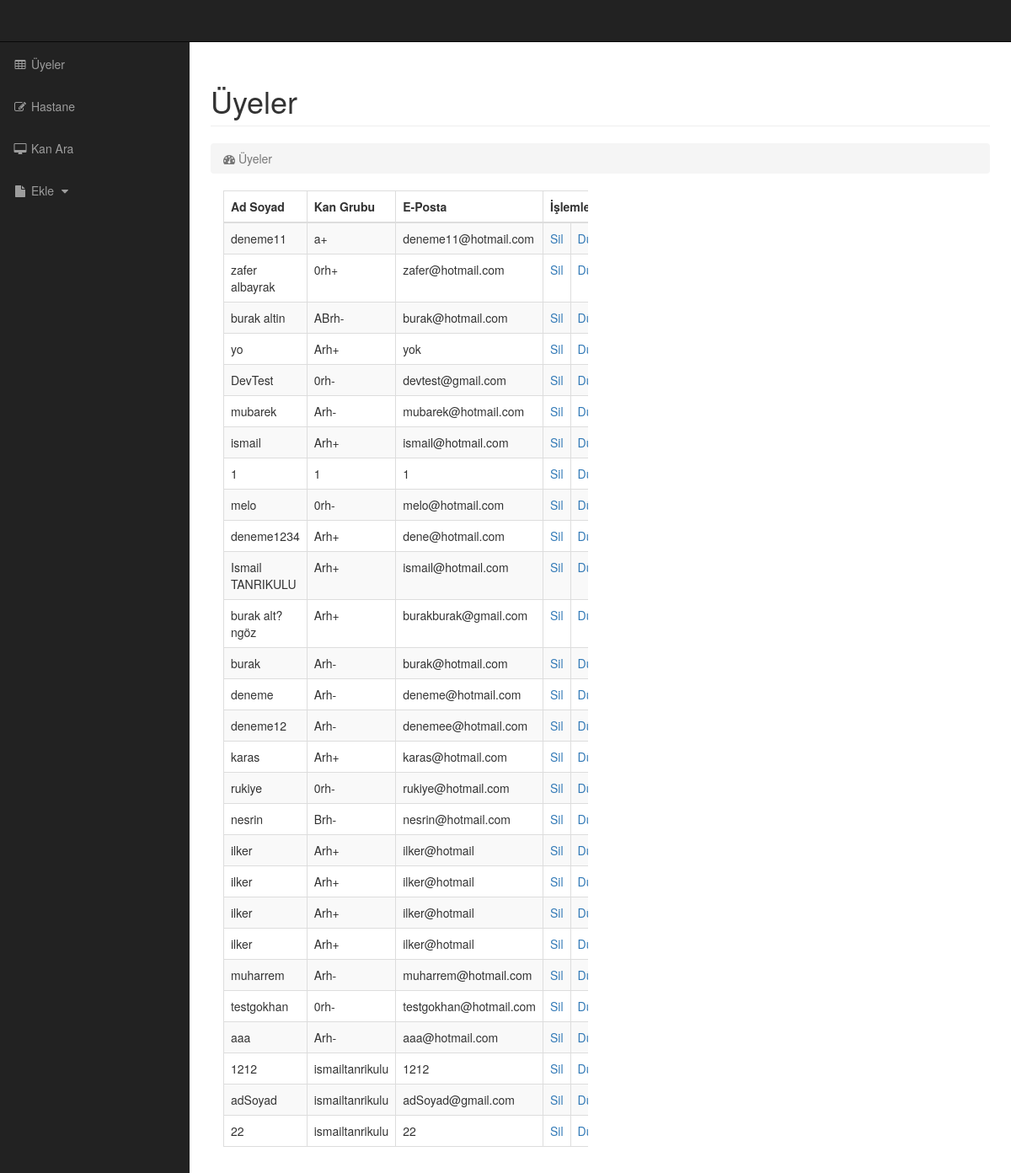
Screenshot of /Kodlar/Site/admin/uyeler.php with the database file from the repository.
### tables this page shows
CREATE TABLE `kullanici` (
  `Id` int(11) NOT NULL,
  `tel` varchar(255) DEFAULT NULL,
  `sehir` varchar(255) DEFAULT NULL,
  `kullanici` varchar(255) DEFAULT NULL,
  `adsoy` varchar(255) DEFAULT NULL,
  `sifre` varchar(255) DEFAULT NULL,
  `yetki` varchar(255) DEFAULT NULL,
  `durum` varchar(255) DEFAULT NULL,
  `adres` varchar(255) DEFAULT NULL,
  `email` varchar(255) DEFAULT NULL,
  `kan` varchar(255) DEFAULT NULL,
  `kullaniciadi` varchar(255) DEFAULT NULL
);

### Kodlar/Site/admin/uyeler.php (the view, shortened to what this page needs)
<!DOCTYPE html>
<html>
<head>
    <link href="css/bootstrap.min.css" rel="stylesheet">
    <link href="css/sb-admin.css" rel="stylesheet">
    <link href="css/plugins/morris.css" rel="stylesheet">
    <link href="font-awesome/css/font-awesome.min.css" rel="stylesheet" type="text/css">
</head>
<body>
    <div id="wrapper">
        <nav class="navbar navbar-inverse navbar-fixed-top" role="navigation">
            <div class="collapse navbar-collapse navbar-ex1-collapse">
                <ul class="nav navbar-nav side-nav">
                    <li>
                        <a href="uyeler.php"><i class="fa fa-fw fa-table"></i> Üyeler</a>
                    </li>
                    <li>
                        <a href="hastane.php"><i class="fa fa-fw fa-edit"></i> Hastane</a>
                    </li>
                    <li>
                        <a href="kan_ara.php"><i class="fa fa-fw fa-desktop"></i> Kan Ara</a>
                    </li>
					<li>
                        <a href="javascript:;" data-toggle="collapse" data-target="#demo"><i class="fa fa-fw fa-file"></i> Ekle <i class="fa fa-fw fa-caret-down"></i></a>
            </div>
        </nav>
        <div id="page-wrapper">
            <div class="container-fluid">
                <div class="row">
                    <div class="col-lg-12">
                        <h1 class="page-header">
                            Üyeler
                        </h1>
                        <ol class="breadcrumb">
                            <li class="active">
                                <i class="fa fa-dashboard"></i> Üyeler
                            </li>
                        </ol>
                    </div>
                </div>
				<div class="col-lg-6">
                        <div class="table-responsive">
                            <table class="table table-bordered table-hover table-striped">
                                <thead>
                                    <tr>
                                        <th>Ad Soyad</th>
                                        <th>Kan Grubu</th>
                                        <th>E-Posta</th>
										<th colspan="2">İşlemler</th>
                                    </tr>
                                </thead>
                                <tbody>
                                    <?php
    $sonuc=mysql_query("select * from kullanici");
	while($kayit=mysql_fetch_array($sonuc)){
    echo "<tr>";
    echo "<td>".$kayit['adsoy']."</td>";
    echo "<td>".$kayit['kan']."</td>";
    echo "<td>".$kayit['email']."</td>";
	echo "<td><a href='uye_sil.php?id=".$kayit['ID']."'>Sil</a></td>";
    echo "<td><a href='uye_duzenle.php'>Düzenle</a></td>";
	echo "</tr>";
	}
	?>
                                </tbody>
                            </table>
                        </div>
                    </div>
                </div>
                <div class="row">
                    <div class="col-lg-3 col-md-6">
                            </div>
                        </div>
                    </div>
                </div>
</body>
</html>

### Kodlar/Site/admin/css/sb-admin.css (style rules this page uses)
body { margin-top: 100px; background-color: #222; }
@media (min-width:768px) { body { margin-top: 50px; } }
#wrapper { padding-left: 0; }
#page-wrapper { width: 100%; padding: 0; background-color: #fff; }
@media (min-width:768px) { #wrapper { padding-left: 225px; } }
@media (min-width:768px) { #page-wrapper { padding: 10px; } }
@media (min-width:768px) { .side-nav { position: fixed; top: 51px; left: 225px; width: 225px; margin-left: -225px; border: none; border-radius: 0; overflow-y: auto; background-color: #222; bottom: 0; overflow-x: hidden; padding-bottom: 40px; } }
@media (min-width:768px) { .side-nav>li>a { width: 225px; } }

### rows the page displays
kullanici: adsoy "deneme11", kan "a+", email "deneme11@hotmail.com"
kullanici: adsoy "zafer albayrak", kan "0rh+", email "zafer@hotmail.com"
kullanici: adsoy "burak altin", kan "ABrh-", email "burak@hotmail.com"
kullanici: adsoy "yo", kan "Arh+", email "yok"
kullanici: adsoy "DevTest", kan "0rh-", email "devtest@gmail.com"
kullanici: adsoy "mubarek", kan "Arh-", email "mubarek@hotmail.com"
kullanici: adsoy "ismail", kan "Arh+", email "ismail@hotmail.com"
kullanici: adsoy "1", kan "1", email "1"
kullanici: adsoy "melo", kan "0rh-", email "melo@hotmail.com"
kullanici: adsoy "deneme1234", kan "Arh+", email "dene@hotmail.com"
kullanici: adsoy "Ismail TANRIKULU", kan "Arh+", email "ismail@hotmail.com"
kullanici: adsoy "burak alt?ngöz", kan "Arh+", email "burakburak@gmail.com"
kullanici: adsoy "burak", kan "Arh-", email "burak@hotmail.com"
kullanici: adsoy "deneme", kan "Arh-", email "deneme@hotmail.com"
kullanici: adsoy "deneme12", kan "Arh-", email "denemee@hotmail.com"
kullanici: adsoy "karas", kan "Arh+", email "karas@hotmail.com"
kullanici: adsoy "rukiye", kan "0rh-", email "rukiye@hotmail.com"
kullanici: adsoy "nesrin", kan "Brh-", email "nesrin@hotmail.com"
kullanici: adsoy "ilker", kan "Arh+", email "ilker@hotmail"
kullanici: adsoy "ilker", kan "Arh+", email "ilker@hotmail"
kullanici: adsoy "ilker", kan "Arh+", email "ilker@hotmail"
kullanici: adsoy "ilker", kan "Arh+", email "ilker@hotmail"
kullanici: adsoy "muharrem", kan "Arh-", email "muharrem@hotmail.com"
kullanici: adsoy "testgokhan", kan "0rh-", email "testgokhan@hotmail.com"
kullanici: adsoy "aaa", kan "Arh-", email "aaa@hotmail.com"
kullanici: adsoy "1212", kan "ismailtanrikulu", email "1212"
kullanici: adsoy "adSoyad", kan "ismailtanrikulu", email "adSoyad@gmail.com"
kullanici: adsoy "22", kan "ismailtanrikulu", email "22"
